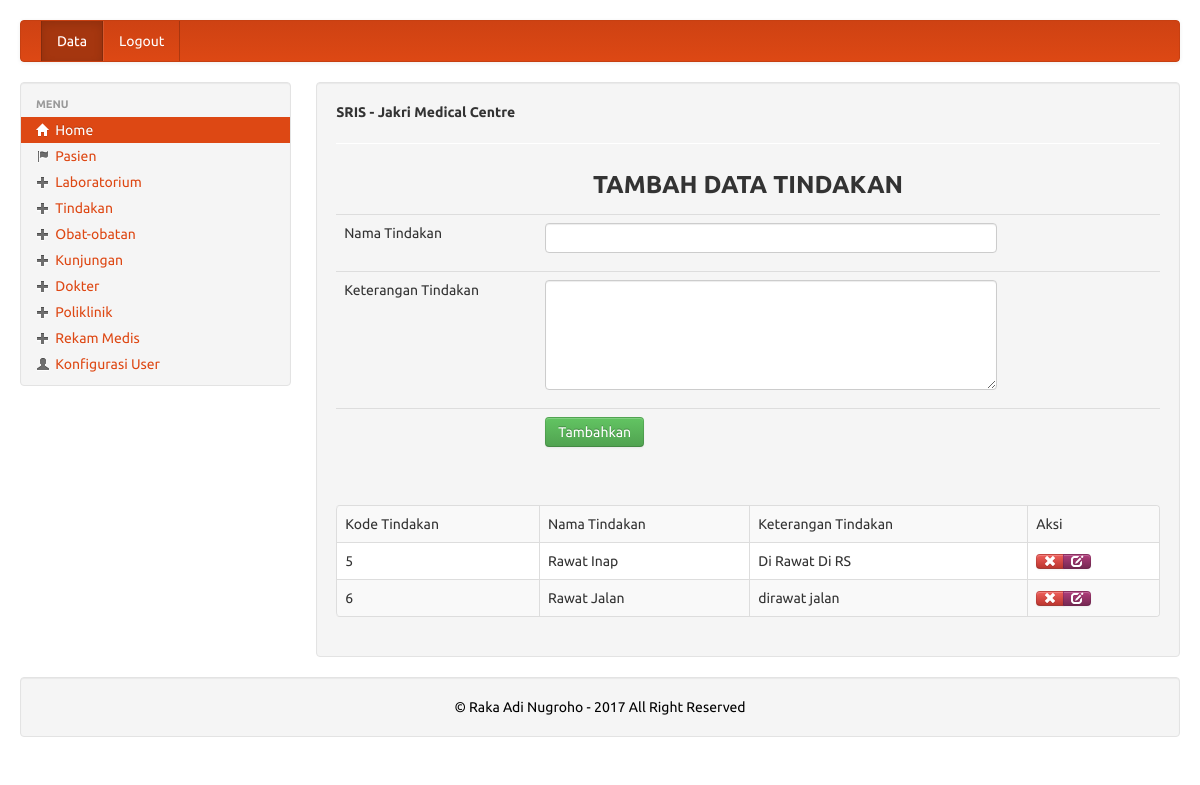
/medis/pengurus/datatindakan.php (signed in), run on the app's committed database.
### tables this page shows
CREATE TABLE IF NOT EXISTS `tindakan` (
  `kd_tindakan` int(11) NOT NULL AUTO_INCREMENT,
  `nm_tindakan` varchar(300) NOT NULL,
  `ket` text NOT NULL,
  PRIMARY KEY (`kd_tindakan`)
);

### medis/pengurus/datatindakan.php (the view, shortened to what this page needs)
<?php require_once('../Connections/koneksi.php'); ?>
<?php
$editFormAction = $_SERVER['PHP_SELF'];
if (isset($_SERVER['QUERY_STRING'])) {
  $editFormAction .= "?" . htmlentities($_SERVER['QUERY_STRING']);
}
$maxRows_tampil = 10;
$pageNum_tampil = 0;
$startRow_tampil = $pageNum_tampil * $maxRows_tampil;
$query_tampil = "SELECT * FROM tindakan";
$query_limit_tampil = sprintf("%s LIMIT %d, %d", $query_tampil, $startRow_tampil, $maxRows_tampil);
$tampil = mysql_query($query_limit_tampil, $koneksi) or die(mysql_error());
$row_tampil = mysql_fetch_assoc($tampil);
?>
<!DOCTYPE html PUBLIC "-//W3C//DTD XHTML 1.0 Transitional//EN" "http://www.w3.org/TR/xhtml1/DTD/xhtml1-transitional.dtd">
<html xmlns="http://www.w3.org/1999/xhtml">
<head>
<link rel='stylesheet' type='text/css' href='../library/bootstrap/bootstrap.css'/>
<link rel='stylesheet' type='text/css' href='../library/bootstrap/style.css'/>
</head>
<body>
<div class='container-fluid' style='margin-top:20px;'>
<?php include("navbar.php"); ?>
	<div class='row-fluid'>
	<?php include("sidebar.php"); ?>
    <div class="span9">
    <div class='well' fixed center;'>
		<b>SRIS - Jakri Medical Centre</b>
		<p style='margin-top:10px'>
      <hr>
      <h3 align="center"><strong>TAMBAH DATA TINDAKAN</strong></h3>
      <form action="<?php echo $editFormAction; ?>" method="post" name="form1" id="form1">
        <table style='margin-top:10px;background:transparent' class="table">
          <tr valign="baseline">
            <td nowrap="nowrap" align="right">Nama Tindakan</td>
            <td><input type="text" name="nm_tindakan" value="" size="32" class="span9" /></td>
          </tr>
          <tr valign="baseline">
            <td nowrap="nowrap" align="right" valign="top">Keterangan Tindakan</td>
            <td><textarea name="ket" cols="50" rows="5" class="span9"></textarea></td>
          </tr>
          <tr valign="baseline">
            <td nowrap="nowrap" align="right">&nbsp;</td>
            <td><input type="submit" value="Tambahkan" class="btn btn-success" /></td>
          </tr>
        </table>
      </form>
      <p>&nbsp;</p>
      <table style='margin-top:10px;background:white' class="table table-bordered table-striped table-hover">
        <tr>
          <td>Kode Tindakan</td>
          <td>Nama Tindakan</td>
          <td>Keterangan Tindakan</td>
          <td>Aksi</td>
        </tr>
        <?php do { ?>
          <tr>
            <td><?php echo $row_tampil['kd_tindakan']; ?></td>
            <td><?php echo $row_tampil['nm_tindakan']; ?></td>
            <td><?php echo $row_tampil['ket']; ?></td>
            <td>
            <div class='btn-group'>
              <a href="hapustindakan.php?kd_tindakan=<?php echo $row_tampil['kd_tindakan']; ?>" class="btn btn-mini btn-danger tipsy-kiri-atas" title="Hapus Data Ini"><i class="icon-remove icon-white"></i></a>
              <a href="formedittindakan.php?kd_tindakan=<?php echo $row_tampil['kd_tindakan']; ?>" class="btn btn-mini btn-info tipsy-kiri-atas" title='Edit Data ini'> <i class="icon-edit icon-white"></i> </a></div>
            </td>
          </tr>
          <?php } while ($row_tampil = mysql_fetch_assoc($tampil)); ?>
      </table>
    </div>
    </div>
    <?php include("../library/inc/footer.php") ?>
</div>
</body>
</html>

### data on the page
tindakan: kd_tindakan "5", nm_tindakan "Rawat Inap", ket "Di Rawat Di RS"
tindakan: kd_tindakan "6", nm_tindakan "Rawat Jalan", ket "dirawat jalan"
